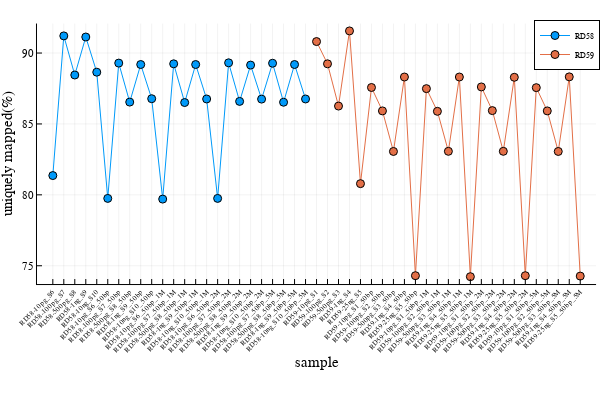

The code cell stored with this chart in its notebook:
### Code cell
newColumn58 = parse.(Float64, replace.(rd58_df[!, "uniquely_mapped"], r"%" => ""))
plot(rd58_df[!, "sample"], 
    newColumn58, 
    #seriestype = :scatter,
    marker = :circle,
    xlabel = "sample", 
    ylabel = "uniquely_mapped(%)", 
    label = "RD58",
    legendfontsize=6,
    xrotation = 45,
    xtickfontsize=5,
    xticks = :all)

newColumn59 = parse.(Float64, replace.(rd59_df[!, "uniquely_mapped"], r"%" => ""))
plot!(rd59_df[!, "sample"], 
    newColumn59, 
    marker = :circle,
    xlabel = "sample", 
    ylabel = "uniquely mapped(%)", 
    label = "RD59", 
    legendfontsize=6,
    xrotation = 45,
    xtickfontsize=5,
    xticks = :all)

### Figure 1 — Plotly figure (JSON) as saved in the notebook; plotly's stock layout.template omitted (floating-point values rounded to 4 significant figures)
{"data": [{"colorbar": {"title": ""}, "legendgroup": "RD58", "line": {"color": "rgba(0, 154, 250, 1.000)", "dash": "solid", "shape": "linear", "width": 1}, "marker": {"color": "rgba(0, 154, 250, 1.000)", "line": {"color": "rgba(0, 0, 0, 1.000)", "width": 1}, "size": 8, "symbol": "circle"}, "mode": "lines+markers", "name": "RD58", "showlegend": true, "type": "scatter", "x": [0.5, 1.5, 2.5, 3.5, 4.5, 5.5, 6.5, 7.5, 8.5, 9.5, 10.5, 11.5, 12.5, 13.5, 14.5, 15.5, 16.5, 17.5, 18.5, 19.5, 20.5, 21.5, 22.5, 23.5], "xaxis": "x", "y": [81.36, 91.21, 88.45, 91.13, 88.65, 79.75, 89.29, 86.54, 89.19, 86.78, 79.7, 89.24, 86.51, 89.19, 86.76, 79.75, 89.31, 86.59, 89.15, 86.75, 89.28, 86.53, 89.19, 86.76], "yaxis": "y", "zmax": null, "zmin": null}, {"colorbar": {"title": ""}, "legendgroup": "RD59", "line": {"color": "rgba(227, 111, 71, 1.000)", "dash": "solid", "shape": "linear", "width": 1}, "marker": {"color": "rgba(227, 111, 71, 1.000)", "line": {"color": "rgba(0, 0, 0, 1.000)", "width": 1}, "size": 8, "symbol": "circle"}, "mode": "lines+markers", "name": "RD59", "showlegend": true, "type": "scatter", "x": [24.5, 25.5, 26.5, 27.5, 28.5, 29.5, 30.5, 31.5, 32.5, 33.5, 34.5, 35.5, 36.5, 37.5, 38.5, 39.5, 40.5, 41.5, 42.5, 43.5, 44.5, 45.5, 46.5, 47.5, 48.5], "xaxis": "x", "y": [90.81, 89.24, 86.26, 91.56, 80.79, 87.57, 85.92, 83.06, 88.31, 74.3, 87.49, 85.89, 83.07, 88.31, 74.23, 87.61, 85.94, 83.07, 88.29, 74.3, 87.56, 85.92, 83.06, 88.32, 74.27], "yaxis": "y", "zmax": null, "zmin": null}], "layout": {"annotations": [], "height": 400, "legend": {"bgcolor": "rgba(255, 255, 255, 1.000)", "bordercolor": "rgba(0, 0, 0, 1.000)", "borderwidth": 1, "font": {"color": "rgba(0, 0, 0, 1.000)", "family": "sans-serif", "size": 8}, "title": {"font": {"color": "rgba(0, 0, 0, 1.000)", "family": "sans-serif", "size": 15}, "text": ""}, "tracegroupgap": 0, "traceorder": "normal", "x": 1, "xanchor": "auto", "y": 1, "yanchor": "auto"}, "margin": {"b": 20, "l": 0, "r": 0, "t": 20}, "paper_bgcolor": "rgba(255, 255, 255, 1.000)", "plot_bgcolor": "rgba(255, 255, 255, 1.000)", "showlegend": true, "width": 600, "xaxis": {"anchor": "y", "domain": [0.06165, 0.9934], "gridcolor": "rgba(0, 0, 0, 0.100)", "gridwidth": 0.5, "linecolor": "rgba(0, 0, 0, 1.000)", "mirror": false, "range": [-0.94, 49.94], "showgrid": true, "showline": true, "showticklabels": true, "tickangle": -45, "tickcolor": "rgb(0, 0, 0)", "tickfont": {"color": "rgba(0, 0, 0, 1.000)", "family": "sans-serif", "size": 7}, "tickmode": "array", "ticks": "inside", "ticktext": ["RD58-10pg_S6", "RD58-100pg_S7", "RD58-500pg_S8", "RD58-1ng_S9", "RD58-10ng_S10", "RD58-10pg_S6_50bp", "RD58-100pg_S7_50bp", "RD58-500pg_S8_50bp", "RD58-1ng_S9_50bp", "RD58-10ng_S10_50bp", "RD58-10pg_S6_50bp_1M", "RD58-100pg_S7_50bp_1M", "RD58-500pg_S8_50bp_1M", "RD58-1ng_S9_50bp_1M", "RD58-10ng_S10_50bp_1M", "RD58-10pg_S6_50bp_2M", "RD58-100pg_S7_50bp_2M", "RD58-500pg_S8_50bp_2M", "RD58-1ng_S9_50bp_2M", "RD58-10ng_S10_50bp_2M", "RD58-100pg_S7_50bp_5M", "RD58-500pg_S8_50bp_5M", "RD58-1ng_S9_50bp_5M", "RD58-10ng_S10_50bp_5M", "RD59-10pg_S1", "RD59-100pg_S2", "RD59-500pg_S3", "RD59-1ng_S4", "RD59-25ng_S5", "RD59-10pg_S1_50bp", "RD59-100pg_S2_50bp", "RD59-500pg_S3_50bp", "RD59-1ng_S4_50bp", "RD59-25ng_S5_50bp", "RD59-10pg_S1_50bp_1M", "RD59-100pg_S2_50bp_1M", "RD59-500pg_S3_50bp_1M", "RD59-1ng_S4_50bp_1M", "RD59-25ng_S5_50bp_1M", "RD59-10pg_S1_50bp_2M", "RD59-100pg_S2_50bp_2M", "RD59-500pg_S3_50bp_2M", "RD59-1ng_S4_50bp_2M", "RD59-25ng_S5_50bp_2M", "RD59-10pg_S1_50bp_5M", "RD59-100pg_S2_50bp_5M", "RD59-500pg_S3_50bp_5M", "RD59-1ng_S4_50bp_5M", "RD59-25ng_S5_50bp_5M"], "tickvals": [0.5, 1.5, 2.5, 3.5, 4.5, 5.5, 6.5, 7.5, 8.5, 9.5, 10.5, 11.5, 12.5, 13.5, 14.5, 15.5, 16.5, 17.5, 18.5, 19.5, 20.5, 21.5, 22.5, 23.5, 24.5, 25.5, 26.5, 27.5, 28.5, 29.5, 30.5, 31.5, 32.5, 33.5, 34.5, 35.5, 36.5, 37.5, 38.5, 39.5, 40.5, 41.5, 42.5, 43.5, 44.5, 45.5, 46.5, 47.5, 48.5], "title": "sample", "titlefont": {"color": "rgba(0, 0, 0, 1.000)", "family": "sans-serif", "size": 15}, "type": "-", "visible": true, "zeroline": false, "zerolinecolor": "rgba(0, 0, 0, 1.000)"}, "yaxis": {"anchor": "x", "domain": [0.2666, 0.9902], "gridcolor": "rgba(0, 0, 0, 0.100)", "gridwidth": 0.5, "linecolor": "rgba(0, 0, 0, 1.000)", "mirror": false, "range": [73.71, 92.08], "showgrid": true, "showline": true, "showticklabels": true, "tickangle": 0, "tickcolor": "rgb(0, 0, 0)", "tickfont": {"color": "rgba(0, 0, 0, 1.000)", "family": "sans-serif", "size": 11}, "tickmode": "array", "ticks": "inside", "ticktext": ["75", "80", "85", "90"], "tickvals": [75, 80, 85, 90], "title": "uniquely mapped(%)", "titlefont": {"color": "rgba(0, 0, 0, 1.000)", "family": "sans-serif", "size": 15}, "type": "-", "visible": true, "zeroline": false, "zerolinecolor": "rgba(0, 0, 0, 1.000)"}}}
